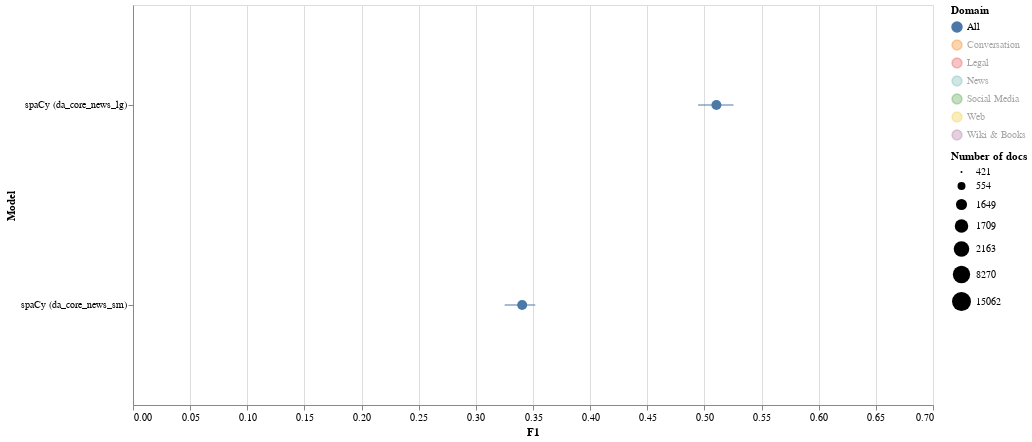

Notebook code cell kept with this figure:
### Code cell
import pandas as pd
import altair as alt

df = pd.DataFrame(rows)

# filter out domains
df = df[df["Domain"] != "danavis"]
df = df[df["Domain"] != "dannet"]
df = df[df["Domain"].notnull()]

df['Average F1 CI Lower'] = df['Average F1 CI'].apply(lambda x: x[0])
df['Average F1 CI Upper'] = df['Average F1 CI'].apply(lambda x: x[1])
df['Average F1 CI Lower'] = pd.to_numeric(df['Average F1 CI Lower'])
df['Average F1 CI Upper'] = pd.to_numeric(df['Average F1 CI Upper'])



selection = alt.selection_point(fields=['Domain'], bind='legend', value=[{'Domain': 'All'}]) # does not work

bind_checkbox = alt.binding_checkbox(name='Scale point size by number of documents: ')
param_checkbox = alt.param(bind=bind_checkbox)

base = alt.Chart(df).mark_point(filled=True).encode(
    # x='Average F1',
    x=alt.X('Average F1', title="F1"),
    y='Model',
    color='Domain',
    size=alt.condition(
        param_checkbox,
        'Number of docs',
        alt.value(100)
    ),
    tooltip=["Model", "Domain", "Average F1", "Person F1", "Location F1", "Organization F1"],
    opacity=alt.condition(selection, alt.value(1), alt.value(0.0))
)
error_bars = alt.Chart(df).mark_errorbar(ticks=False).encode(
    # x='Average F1 CI Lower',
    x = alt.X('Average F1 CI Lower', title="F1"),
    x2='Average F1 CI Upper',
    y='Model',
    color='Domain',
    opacity=alt.condition(selection, alt.value(1), alt.value(0.0))
)

chart = error_bars +base

chart.add_params(selection, param_checkbox).properties(
    width=800,
    height=400
)

### Figure 1 — Vega-Lite specification as saved in the notebook (floating-point values rounded to 4 significant figures)
{"config": {"view": {"continuousWidth": 300, "continuousHeight": 300}}, "layer": [{"mark": {"type": "errorbar", "ticks": false}, "encoding": {"color": {"field": "Domain", "type": "nominal"}, "opacity": {"condition": {"param": "param_67", "value": 1}, "value": 0.0}, "x": {"field": "Average F1 CI Lower", "title": "F1", "type": "quantitative"}, "x2": {"field": "Average F1 CI Upper"}, "y": {"field": "Model", "type": "nominal"}}, "name": "view_45"}, {"mark": {"type": "point", "filled": true}, "encoding": {"color": {"field": "Domain", "type": "nominal"}, "opacity": {"condition": {"param": "param_67", "value": 1}, "value": 0.0}, "size": {"condition": {"param": "param_68", "field": "Number of docs"}, "value": 100}, "tooltip": [{"field": "Model", "type": "nominal"}, {"field": "Domain", "type": "nominal"}, {"field": "Average F1", "type": "quantitative"}, {"field": "Person F1", "type": "quantitative"}, {"field": "Location F1", "type": "quantitative"}, {"field": "Organization F1", "type": "quantitative"}], "x": {"field": "Average F1", "title": "F1", "type": "quantitative"}, "y": {"field": "Model", "type": "nominal"}}}], "data": {"name": "data-435070586d81bd2a2ba1f9a98543d2da"}, "height": 400, "params": [{"name": "param_67", "select": {"type": "point", "fields": ["Domain"]}, "bind": "legend", "value": [{"Domain": "All"}], "views": ["view_45"]}, {"name": "param_68", "bind": {"input": "checkbox", "name": "Scale point size by number of documents: "}}], "width": 800, "$schema": "https://vega.github.io/schema/vega-lite/v5.8.0.json", "datasets": {"data-435070586d81bd2a2ba1f9a98543d2da": [{"Model": "spaCy (da_core_news_sm)", "Domain": "News", "Average F1": 0.4998, "Person F1": 0.5018, "Location F1": 0.6376, "Organization F1": 0.291, "Average F1 CI": [0.4375, 0.5612], "Number of docs": 421, "Average F1 CI Lower": 0.4375, "Average F1 CI Upper": 0.5612}, {"Model": "spaCy (da_core_news_sm)", "Domain": "Conversation", "Average F1": 0.5026, "Person F1": 0.25, "Location F1": 0.8047, "Organization F1": 0.3174, "Average F1 CI": [0.4668, 0.5376], "Number of docs": 1649, "Average F1 CI Lower": 0.4668, "Average F1 CI Upper": 0.5376}, {"Model": "spaCy (da_core_news_sm)", "Domain": "Web", "Average F1": 0.2925, "Person F1": 0.3551, "Location F1": 0.3901, "Organization F1": 0.1444, "Average F1 CI": [0.2759, 0.3086], "Number of docs": 8270, "Average F1 CI Lower": 0.2759, "Average F1 CI Upper": 0.3086}, {"Model": "spaCy (da_core_news_sm)", "Domain": "Social Media", "Average F1": 0.39, "Person F1": 0.4509, "Location F1": 0.4632, "Organization F1": 0.1732, "Average F1 CI": [0.3253, 0.4613], "Number of docs": 554, "Average F1 CI Lower": 0.3253, "Average F1 CI Upper": 0.4613}, {"Model": "spaCy (da_core_news_sm)", "Domain": "Wiki & Books", "Average F1": 0.3308, "Person F1": 0.2632, "Location F1": 0.4773, "Organization F1": 0.1289, "Average F1 CI": [0.2943, 0.3725], "Number of docs": 1709, "Average F1 CI Lower": 0.2943, "Average F1 CI Upper": 0.3725}, {"Model": "spaCy (da_core_news_sm)", "Domain": "Legal", "Average F1": 0.4983, "Person F1": 0.5431, "Location F1": 0.5266, "Organization F1": 0.4673, "Average F1 CI": [0.4646, 0.5336], "Number of docs": 2163, "Average F1 CI Lower": 0.4646, "Average F1 CI Upper": 0.5336}, {"Model": "spaCy (da_core_news_lg)", "Domain": "News", "Average F1": 0.61, "Person F1": 0.6869, "Location F1": 0.6381, "Organization F1": 0.458, "Average F1 CI": [0.5479, 0.6772], "Number of docs": 421, "Average F1 CI Lower": 0.5479, "Average F1 CI Upper": 0.6772}, {"Model": "spaCy (da_core_news_lg)", "Domain": "Conversation", "Average F1": 0.6112, "Person F1": 0.3509, "Location F1": 0.9023, "Organization F1": 0.5237, "Average F1 CI": [0.5668, 0.6546], "Number of docs": 1649, "Average F1 CI Lower": 0.5668, "Average F1 CI Upper": 0.6546}, {"Model": "spaCy (da_core_news_lg)", "Domain": "Web", "Average F1": 0.4825, "Person F1": 0.652, "Location F1": 0.553, "Organization F1": 0.2827, "Average F1 CI": [0.4618, 0.5047], "Number of docs": 8270, "Average F1 CI Lower": 0.4618, "Average F1 CI Upper": 0.5047}, {"Model": "spaCy (da_core_news_lg)", "Domain": "Social Media", "Average F1": 0.5705, "Person F1": 0.6506, "Location F1": 0.6497, "Organization F1": 0.3147, "Average F1 CI": [0.5029, 0.6361], "Number of docs": 554, "Average F1 CI Lower": 0.5029, "Average F1 CI Upper": 0.6361}, {"Model": "spaCy (da_core_news_lg)", "Domain": "Wiki & Books", "Average F1": 0.5134, "Person F1": 0.4449, "Location F1": 0.7021, "Organization F1": 0.2489, "Average F1 CI": [0.4743, 0.5601], "Number of docs": 1709, "Average F1 CI Lower": 0.4743, "Average F1 CI Upper": 0.5601}, {"Model": "spaCy (da_core_news_lg)", "Domain": "Legal", "Average F1": 0.5635, "Person F1": 0.7225, "Location F1": 0.7247, "Organization F1": 0.4501, "Average F1 CI": [0.5296, 0.5966], "Number of docs": 2163, "Average F1 CI Lower": 0.5296, "Average F1 CI Upper": 0.5966}, {"Model": "spaCy (da_core_news_sm)", "Domain": "All", "Average F1": 0.3405, "Person F1": 0.3601, "Location F1": 0.4595, "Organization F1": 0.2116, "Average F1 CI": [0.3252, 0.352], "Number of docs": 15062, "Average F1 CI Lower": 0.3252, "Average F1 CI Upper": 0.352}, {"Model": "spaCy (da_core_news_lg)", "Domain": "All", "Average F1": 0.5105, "Person F1": 0.5986, "Location F1": 0.6232, "Organization F1": 0.3296, "Average F1 CI": [0.4945, 0.5254], "Number of docs": 15062, "Average F1 CI Lower": 0.4945, "Average F1 CI Upper": 0.5254}]}}
